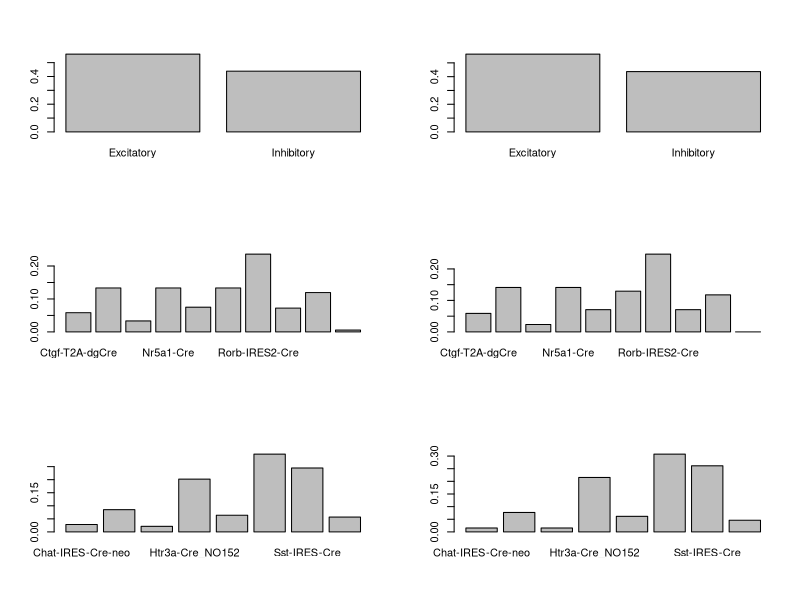
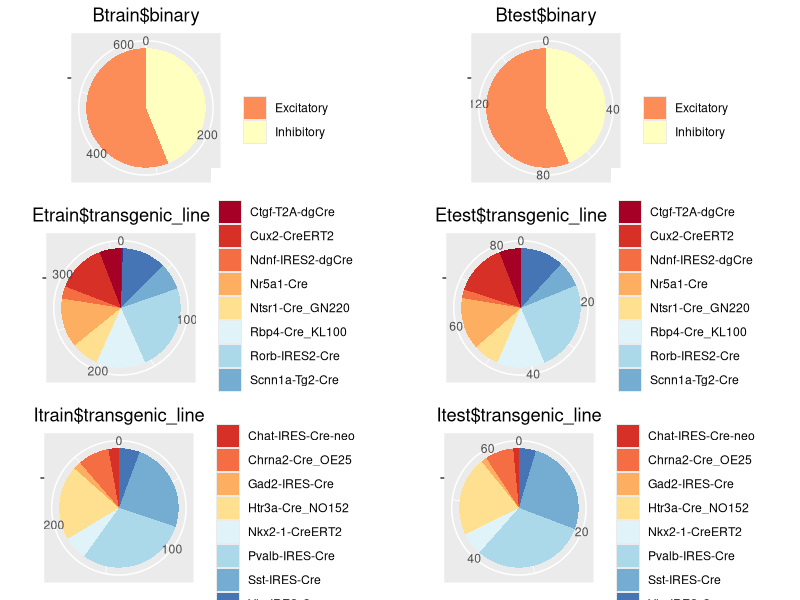

Reproduce these figures in R, in order.
## ---- chunk 1
setwd("/media/hyunsu/data HDD/01.Data&Analysis/clustering_allen_neuron/Data_prep")
cre <- read.csv("ephys_data_cre.csv",header=T)
cre_na_omitted <- na.omit(cre)
cre_na_omitted <- cre_na_omitted[-43] # cre_reporter_status 제거
## ---- chunk 2
Bset <- cre_na_omitted[-42]   # binary raw data
Eset <- subset(cre_na_omitted[-44],cre_na_omitted$binary_neuron=="Excitatory")
Iset <- subset(cre_na_omitted[-44],cre_na_omitted$binary_neuron=="Inhibitory")
Eset$transgenic_line <- factor(Eset$transgenic_line)  # Transgenic(Excitatory) raw data
Iset$transgenic_line <- factor(Iset$transgenic_line)  # Transgenic(Inhibitory) raw data
## ---- chunk 3
# install.packages("caret", repos = "http://cran.r-project.org", dependencies = c("Depends", "Imports", "Suggests"))
library(caret)
BindexTrain <- createDataPartition(Bset$binary_neuron, p = .8, list = F)
Btrain <- Bset[ BindexTrain, ]
Btest  <- Bset[-BindexTrain, ]

EindexTrain <- createDataPartition(Eset$transgenic_line, p = .8, list = F)
Etrain <- Eset[ EindexTrain, ]
Etest  <- Eset[-EindexTrain, ]

IindexTrain <- createDataPartition(Iset$transgenic_line, p = .8, list = F)
Itrain <- Iset[ IindexTrain, ]
Itest  <- Iset[-IindexTrain, ]
## ---- chunk 4
par(mfrow = c(3, 2))
barplot(prop.table(table(Btrain$binary))) 
barplot(prop.table(table(Btest$binary))) 
barplot(prop.table(table(Etrain$transgenic_line))) 
barplot(prop.table(table(Etest$transgenic_line))) 
barplot(prop.table(table(Itrain$transgenic_line))) 
barplot(prop.table(table(Itest$transgenic_line))) 
## ---- chunk 5
require(ggplot2)
Btrain_df <- as.data.frame(table(Btrain$binary))
 # theme_set(theme_classic())

DrawPieChart <- function(data_class){
  df <- as.data.frame(table(data_class))
  data_title <- deparse(substitute(data_class))
  return(ggplot(df, aes(x = "", y = Freq, 
                        fill = factor(data_class))) +
           geom_bar(width = 1, stat = "identity") +
           theme(axis.line = element_blank(), plot.title = element_text(hjust=0.5)) +
           labs(fill="", x=NULL, y=NULL, title= data_title) +
           coord_polar(theta = "y", start = 0) +
           scale_fill_brewer(palette = "RdYlBu"))
}

Btra_pie <- DrawPieChart(Btrain$binary)
Btes_pie <- DrawPieChart(Btest$binary)
Etra_pie <- DrawPieChart(Etrain$transgenic_line)
Etes_pie <- DrawPieChart(Etest$transgenic_line)
Itra_pie <- DrawPieChart(Itrain$transgenic_line)
Ites_pie <- DrawPieChart(Itest$transgenic_line)

require(grid)
require(gridExtra)
require(Cairo)

pie <- grid.arrange(Btra_pie,Btes_pie,Etra_pie,Etes_pie,Itra_pie,Ites_pie,
                    ncol=2)
ggsave("piechart.tiff", plot = pie, units = "in", width = 8, height = 12, dpi =300)
